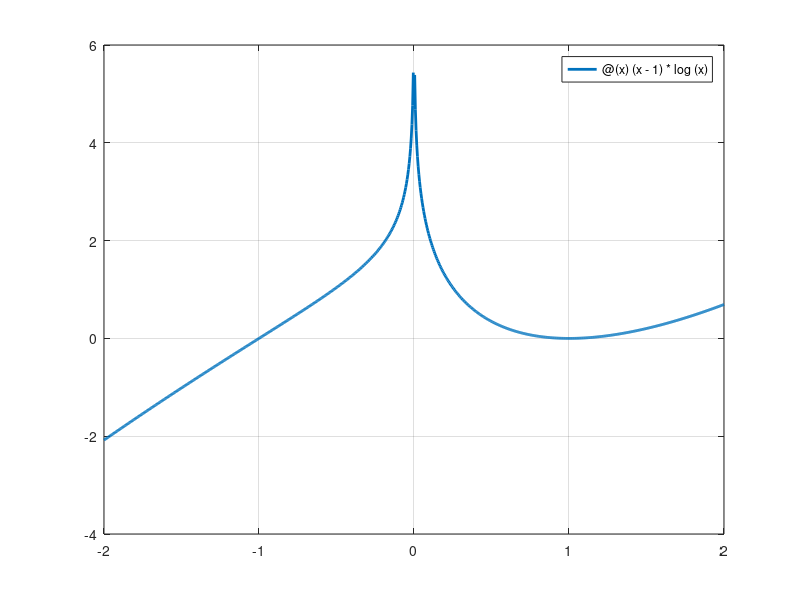

Recreate this plot in MATLAB. (Note: this script raises an error after producing the figure.)
format long;

% Dati del problema.
f = @(x) (x-1)*log(x);
df = @(x) log(x) + (x-1)/x;
x0 = 1.5;
tol = 1e-6;
itmax = 100;

% Grafico della funzione.
fplot(f, [-2, 2], "LineWidth", 2);
grid on;
print graph2.png

% Collezione degli incrementi e relativi grafici.
[errs1] = newton_errors(f, df, x0, 1, tol, itmax);
[errs2] = newton_errors(f, df, x0, 2, tol, itmax);
semilogy(errs1, "red", "LineWidth", 2);
hold on;
semilogy(errs2, "blue", "LineWidth", 2);
hold off;
title(["[rosso] m=1, " "[blu] m=2"]);
xlabel("n");
ylabel("|x_{n+1}-x_n|");
print convergences.png
